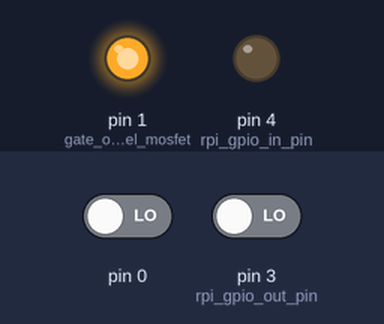
This sketch was run on a simulated Arduino Uno, built with avr-gcc and run on an emulated ATmega328P. Parts: output pins drawn as LEDs (lit = HIGH). The inputs (shaded band) are chosen by the test bench; at power-on: pin 0 LOW, pin 3 (rpi_gpio_out_pin) LOW.

Above: at 1.2 s.
1.3 s: pin 0 driven HIGH and pin 3 (rpi_gpio_out_pin) driven HIGH
At 2.5 s:
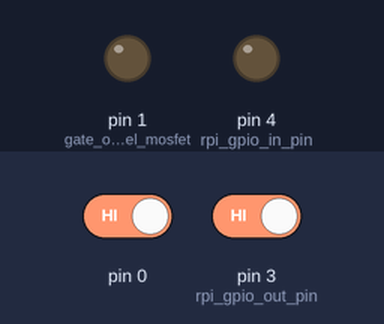
2.8 s: pin 0 driven LOW and pin 3 (rpi_gpio_out_pin) driven LOW
At 3.9 s:
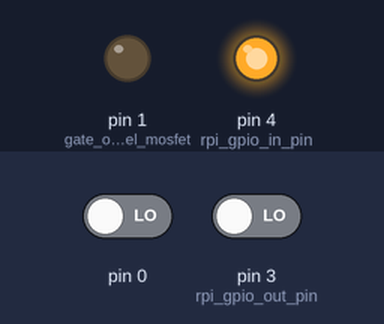
Timing chart, 0 to 5.8 s (numbered marks = the images above; inputs shaded):
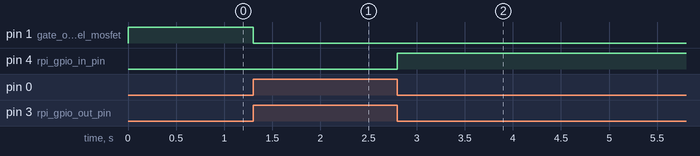

Measured:
- after the input at 1.3 s, pin 1 (gate_on_p-channel_mosfet): HIGH → LOW at once
- after the input at 2.8 s, pin 4 (rpi_gpio_in_pin): LOW → HIGH at once

The sketch:

tvswitch.ino
```cpp
void setup()
{
  pinMode(0, INPUT); //5v from tv usb
  pinMode(3, INPUT); //rpi gpio out pin

  pinMode(1, OUTPUT); //gate on p-channel mosfet
  pinMode(4, OUTPUT); //rpi gpio in pin

  digitalWrite(1, HIGH); //default mosfet off
}

void loop()
{
  if (digitalRead(3) && digitalRead(0) && digitalRead(1)) { //if rpi gpio is low, tv is on, and mosfet is off
    digitalWrite(1, LOW); //turn on mosfet
  }

  if (!digitalRead(3) && !digitalRead(0) && !digitalRead(1)) { //if rpi gpio is pulled high, tv is off, and mosfet is on
    digitalWrite(4, HIGH); //set out pin to rpi high
    while (!digitalRead(3)) { //wait for rpi to shutdown
    }
    delay(10000);
    digitalWrite(1, HIGH); //turn off mosfet
  }
  else {
    digitalWrite(4, LOW);
  }
}
```
